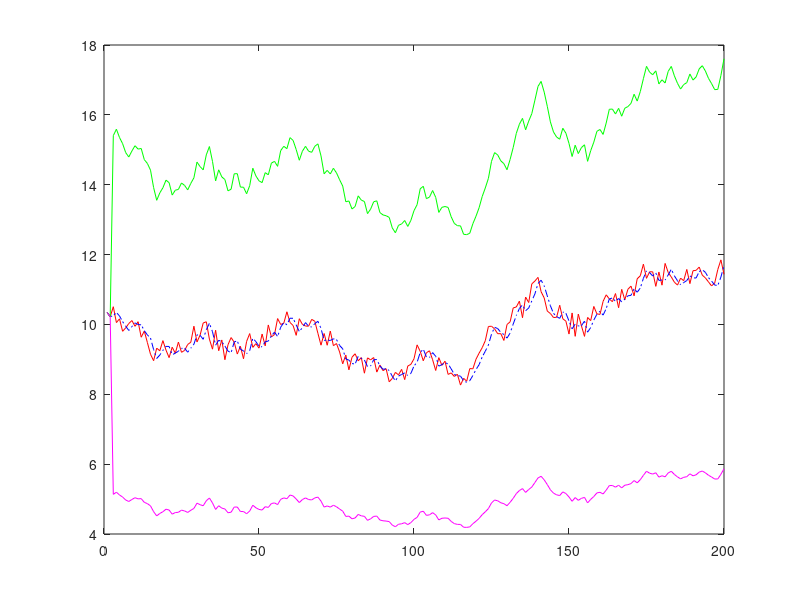

Here is the MATLAB script that generated this plot:
function out = lsqdata( )
%A demo to show least squares parameter estimation and prediction.

clf;
numpts = 200;
order = 2;
noise = 1.0;
theta = [0.6;0.4];

disp('True parameter vector = ')
disp(theta');

y=10 + noise*(rand(1,order)-0.5);

for i=order+1:numpts,
  for j=1:order,
    phip(j) = y(i-j);
  end
  phi=phip';
  y(i)=theta'*phi + noise*(rand(1)-0.5);
end
x=[1:numpts];
plot(x,y,'r-');

disp('Press any key to plot predicted signal');
pause

hold on;

trsize = floor(numpts/4);

for i=1:order+1,
  ytr(:,i)=y(i:trsize+i-1)';
end

for i=1:order,
  A(:,i)=ytr(:,order-i+1);
end
b = ytr(:,order+1);

%z0=y(1:trsize)';
%z1=y(2:trsize+1)';
%z2=y(3:trsize+2)';
%Y0Y0 = z0'*z0;
%Y1Y1 = z1'*z1;
%Y0Y1 = z0'*z1;
%Y0Y2 = z0'*z2;
%Y1Y2 = z1'*z2;
%thetahat=[Y0Y0*Y1Y2-Y0Y1*Y0Y2; Y1Y1*Y0Y2 - Y0Y1*Y1Y2]/(Y0Y0*Y1Y1-(Y0Y1)^2)

%thetahat=theta;
%thetahat=A\b;
thetahat=(A'*A)\(A'*b);
%thetahat=[1;1];

disp('Estimate of parameter vector = ')
disp(thetahat');

for j=1:order,
  yhat(j)=y(j);
end

for i=order+1:numpts,
  for j=1:order,
    phip(j) = y(i-j);
  end
  phi=phip';
  yhat(i)=thetahat'*phi;
end
x=[1:numpts];
plot(x,yhat,'b-.');

disp('Press any key to plot predicted signal (1.5x values)');
pause

thetahat=1.5*theta;

disp('Estimate of parameter vector = ')
disp(thetahat');

for j=1:order,
  yhat(j)=y(j);
end

for i=order+1:numpts,
  for j=1:order,
    phip(j) = y(i-j);
  end
  phi=phip';
  yhat(i)=thetahat'*phi;
end
x=[1:numpts];
plot(x,yhat,'g-');

disp('Press any key to plot predicted signal (0.5x values)');
pause

thetahat=0.5*theta;

disp('Estimate of parameter vector = ')
disp(thetahat');

for j=1:order,
  yhat(j)=y(j);
end

for i=order+1:numpts,
  for j=1:order,
    phip(j) = y(i-j);
  end
  phi=phip';
  yhat(i)=thetahat'*phi;
end
x=[1:numpts];
plot(x,yhat,'m-');
